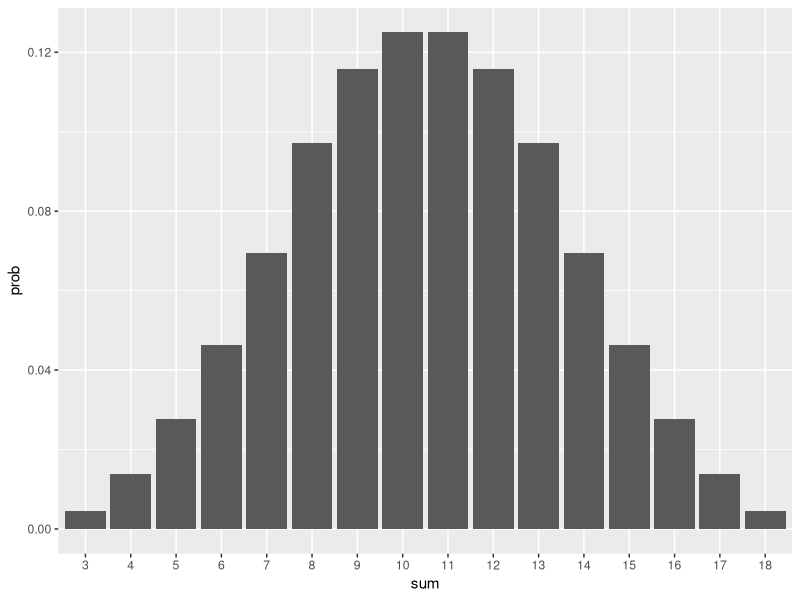

Source code (R):
## ---- chunk 1
#| include: false
individual <- 'I certify that this assignment represents my own work. I have not used any unauthorized or unacknowledged aids as stated in the preamble, including free or commercial systems or services offered on the internet or text generating systems embedded into software. I did not copy code from someone else nor did I share my code with someone else.' 

collab <- 'I certify that this assignment represents collaborative work by me and my collaborator listed below. I confirm that both contributed equally to this assignment and that we are equally responsible for the entirety of this report that we will receive the same grade on this report. I have not used any unauthorized or unacknowledged aids as stated in the preamble, including free or commercial systems or services offered on the internet or text generating systems embedded into software. I did not copy code nor did I share my code with someone other than my collaborator. I also found no indication for any such misconduct by collaborator.'
## ---- chunk 2
#| include: false
collaboration <- FALSE # FALSE: Individual work; TRUE: Collaboration
## ---- chunk 3
#| include: false
info <-sessionInfo()
time <- Sys.time()
## ---- chunk 4
#| message: false
#| warning: false
# load packages here
library(tidyverse)
## ---- chunk 5
library(gtools)
perm <- as.data.frame(permutations(6,3, repeats.allowed = TRUE))
print(head(perm, 10))
print(tail(perm, 10))
print(nrow(perm))
## ---- chunk 6
library(ggplot2)
data <- as.data.frame(table(rowSums(perm)))
colnames(data) <- c("sum", "prob")
data$prob <- data$prob/sum(data$prob)
print(data)

ggplot(data, aes(x=sum, y=prob)) + 
  geom_bar(stat = "identity")
## ---- chunk 7
perm$total <- rowSums(perm)
num_1 <- nrow(perm[(perm$total>=12) & (perm$V1==4 | perm$V2==4 | perm$V3==4),])/nrow(perm)
den_1 <- nrow(perm[(perm$V1==4 | perm$V2==4 | perm$V3==4),])/nrow(perm)
num_1/den_1

num_2 <- nrow(perm[(perm$total<=10) & (perm$V1==5 | perm$V2==5 | perm$V3==5),])/nrow(perm)
den_2 <- nrow(perm[(perm$V1==5 | perm$V2==5 | perm$V3==5),])/nrow(perm)
num_2/den_2
## ---- chunk 8
#write code here
## ---- chunk 9
#write code here
## ---- chunk 10
#write code here
